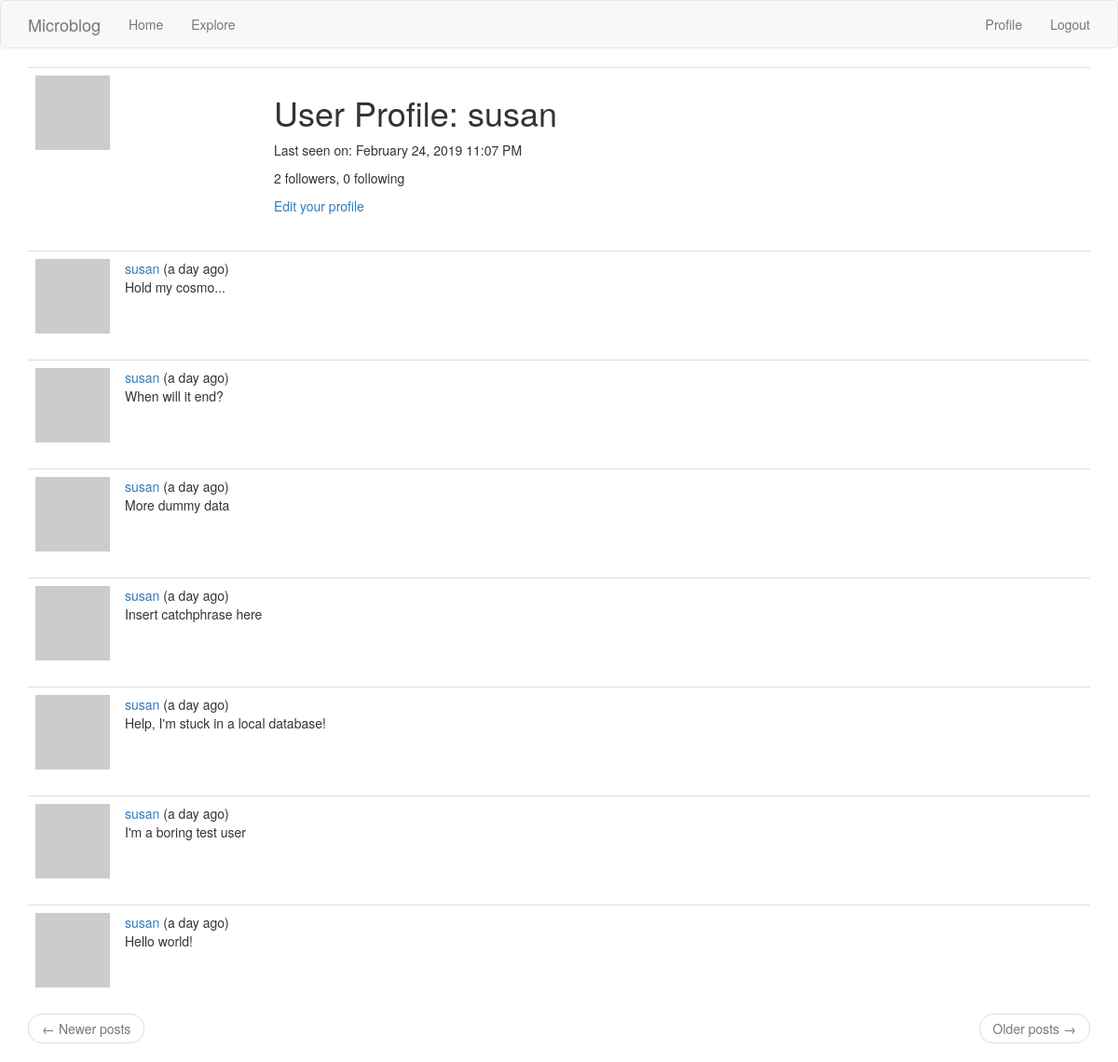
Page /user/susan (signed in) on the committed database.
### app/models.py (models this page shows, shortened)
class User(UserMixin, db.Model):
    id = db.Column(db.Integer, primary_key=True)
    username = db.Column(db.String(32), index=True, unique=True)
    email = db.Column(db.String(128), index=True, unique=True)
    password_hash = db.Column(db.String(128))
    posts = db.relationship('Post', backref='author', lazy='dynamic')
    about_me = db.Column(db.String(140))
    last_seen = db.Column(db.DateTime, default=datetime.utcnow)
    followed = db.relationship(
        'User', secondary=followers,
        primaryjoin=(followers.c.follower_id == id),  # the 'c' attribute of any table contains its columns
        secondaryjoin=(followers.c.followed_id == id),
        backref=db.backref('followers', lazy='dynamic'),
        lazy='dynamic')
    def avatar(self, size):
        digest = md5(self.email.lower().encode('utf-8')).hexdigest()  # returns a string hex code
        return 'https://www.gravatar.com/avatar/{}?s={}&d=identicon'.format(digest, size)

class Post(db.Model):
    id = db.Column(db.Integer, primary_key=True)
    body = db.Column(db.String(140))
    timestamp = db.Column(db.DateTime, index=True, default=datetime.utcnow)
    user_id = db.Column(db.Integer, db.ForeignKey('user.id'))

### app/routes.py (the view)
@app.route('/user/<username>')
@login_required
def user(username):
    user = User.query.filter_by(username=username).first_or_404()  # if user isn't found, return a 404 error
    page = request.args.get('page', 1, type=int)
    posts = user.posts.order_by(Post.timestamp.desc()).paginate(
        page, app.config['POSTS_PER_PAGE'], False)
    prev_url = url_for('user', username=user.username, page=posts.prev_num) if posts.has_prev else None
    next_url = url_for('user', username=user.username, page=posts.next_num) if posts.has_next else None
    return render_template('user.html', user=user, posts=posts.items, next_url=next_url, prev_url=prev_url)

### app/models.py (called while the page is built)
@login.user_loader
def load_user(id):
    return User.query.get(int(id))

### app/routes.py (called while the page is built)
@app.before_request
def before_request():
    if current_user.is_authenticated:
        current_user.last_seen = datetime.utcnow()
        db.session.commit()
    g.locale = str(get_locale())

### app/templates/user.html (shortened to what this page needs)
{% extends "base.html" %}
{% block app_content %}
    <table class="table table-hover" id="user_profile_header">
        <tr>
            <td width="256px"><img src="{{ user.avatar(200) }}"></td>
            <td>
                <h1>{{ _('User Profile') }}: {{ user.username }}</h1>
                {% if user.last_seen %}
                    <p>{{ _('Last seen on:') }} {{ moment(user.last_seen).format('LLL') }}</p>
                {% endif %}
                <p>
                    {{ _('%(count)d followers', count=user.followers.count()) }},
                    {{ _('%(count)d following', count=user.followed.count()) }}
                </p>
                {% if user == current_user %}
                    <p><a href="{{ url_for('edit_profile') }}">{{ _('Edit your profile') }}</a></p>
                {% elif not current_user.is_following(user) %}
                    <p><a href="{{ url_for('follow', username=user.username) }}">{{ _('Follow') }}</a></p>
                {% else %}
                    <p><a href="{{ url_for('unfollow', username=user.username) }}">{{ _('Unfollow') }}</a></p>
                {% endif %}
            </td>
        </tr>
    </table>
    {% for post in posts %}
        {% include '_post.html' %}
    {% endfor %}
    <nav aria-label="...">
        <ul class="pager">
            <li class="previous{% if not prev_url %} disabled{% endif %}">
                <a href="{{ prev_url or '#' }}">
                    <span aria-hidden="true">&larr;</span> {{ _('Newer posts') }}
                </a>
            </li>
            <li class="next{% if not next_url %} disabled{% endif %}">
                <a href="{{ next_url or '#' }}">
                    {{ _('Older posts') }} <span aria-hidden="true">&rarr;</span>
                </a>
            </li>
        </ul>
    </nav>
{% endblock %}

### app/templates/_post.html (shortened to what this page needs)
<table class="table table-hover">
    <tr>
        <td width="70px">
            <a href="{{ url_for('user', username=post.author.username) }}">
                <img src="{{ post.author.avatar(70) }}" />
            </a>
        </td>
        <td>
            {{ _('%(username)s (%(when)s)', username=user_link, when=moment(post.timestamp).fromNow()) }}
            <br>
            {{ post.body }}
        </td>
    </tr>
</table>

### rows in the picture
User: username "susan", last_seen "February 24, 2019 11:07 PM"
Post: body "Hold my cosmo..."
Post: body "When will it end?"
Post: body "More dummy data"
Post: body "Insert catchphrase here"
Post: body "Help, I'm stuck in a local database!"
Post: body "I'm a boring test user"
Post: body "Hello world!"
